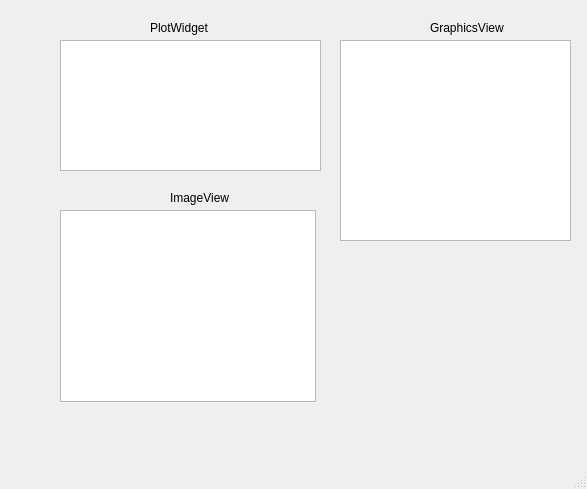
<?xml version="1.0" encoding="UTF-8"?>
<ui version="4.0">
 <class>MainWindow</class>
 <widget class="QMainWindow" name="MainWindow">
  <property name="geometry">
   <rect>
    <x>0</x>
    <y>0</y>
    <width>587</width>
    <height>489</height>
   </rect>
  </property>
  <property name="windowTitle">
   <string>MainWindow</string>
  </property>
  <widget class="QWidget" name="centralwidget">
   <widget class="GraphicsView" name="figure2">
    <property name="geometry">
     <rect>
      <x>340</x>
      <y>40</y>
      <width>231</width>
      <height>201</height>
     </rect>
    </property>
   </widget>
   <widget class="QLabel" name="label">
    <property name="geometry">
     <rect>
      <x>430</x>
      <y>20</y>
      <width>111</width>
      <height>16</height>
     </rect>
    </property>
    <property name="text">
     <string>GraphicsView</string>
    </property>
   </widget>
   <widget class="PlotWidget" name="figure1">
    <property name="geometry">
     <rect>
      <x>60</x>
      <y>40</y>
      <width>261</width>
      <height>131</height>
     </rect>
    </property>
   </widget>
   <widget class="QLabel" name="label_2">
    <property name="geometry">
     <rect>
      <x>150</x>
      <y>20</y>
      <width>71</width>
      <height>16</height>
     </rect>
    </property>
    <property name="text">
     <string>PlotWidget</string>
    </property>
   </widget>
   <widget class="ImageView" name="figure3">
    <property name="geometry">
     <rect>
      <x>60</x>
      <y>210</y>
      <width>256</width>
      <height>192</height>
     </rect>
    </property>
   </widget>
   <widget class="QLabel" name="label_3">
    <property name="geometry">
     <rect>
      <x>170</x>
      <y>190</y>
      <width>71</width>
      <height>16</height>
     </rect>
    </property>
    <property name="text">
     <string>ImageView</string>
    </property>
   </widget>
  </widget>
  <widget class="QMenuBar" name="menubar">
   <property name="geometry">
    <rect>
     <x>0</x>
     <y>0</y>
     <width>587</width>
     <height>21</height>
    </rect>
   </property>
  </widget>
  <widget class="QStatusBar" name="statusbar"/>
 </widget>
 <customwidgets>
  <customwidget>
   <class>GraphicsView</class>
   <extends>QGraphicsView</extends>
   <header location="global">pyqtgraph</header>
  </customwidget>
  <customwidget>
   <class>PlotWidget</class>
   <extends>QGraphicsView</extends>
   <header>pyqtgraph</header>
  </customwidget>
  <customwidget>
   <class>ImageView</class>
   <extends>QGraphicsView</extends>
   <header>pyqtgraph</header>
  </customwidget>
 </customwidgets>
 <resources/>
 <connections/>
</ui>
